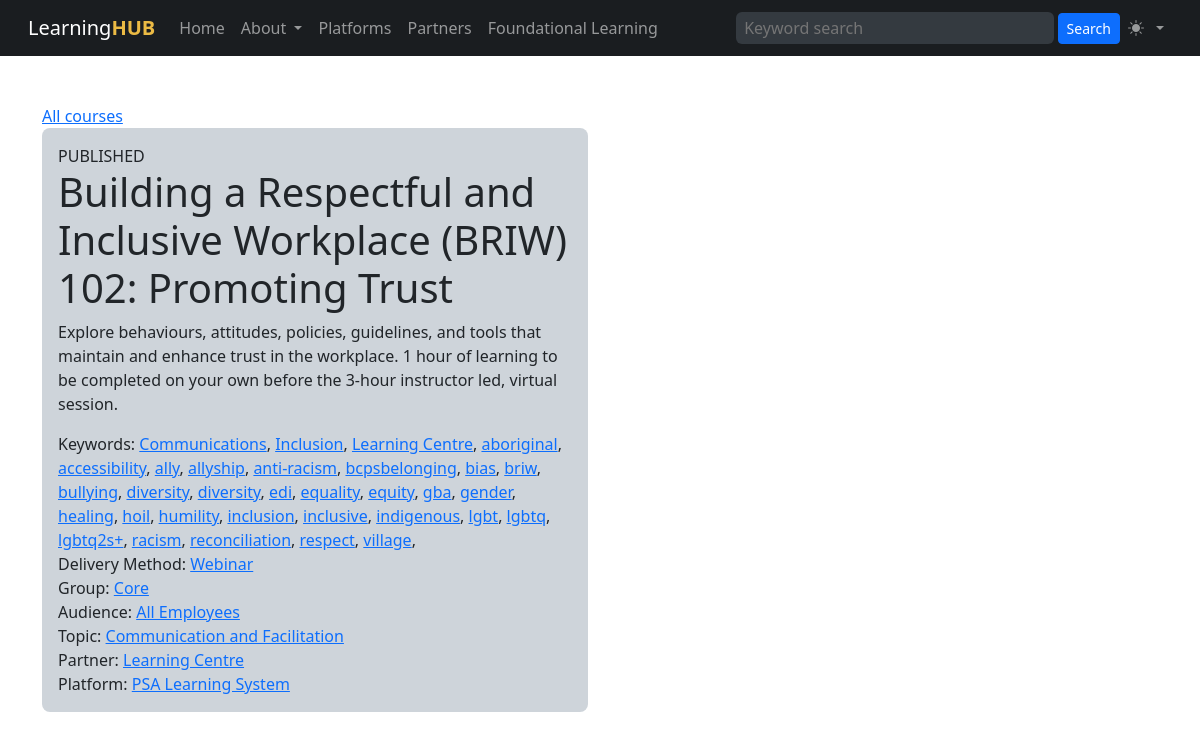
/course.php?cid=6, run on the app's committed database.
### tables this page shows
CREATE TABLE "courses" (
    "id" INTEGER PRIMARY KEY AUTOINCREMENT NOT NULL,
    "status" VARCHAR NOT NULL,
    "sortorder" INTEGER,
    "name" VARCHAR NOT NULL,
    "slug" VARCHAR,
    "description" VARCHAR NOT NULL,
    "created" DATETIME NOT NULL,
    "modified" DATETIME,
    "platform_last_updated" DATETIME,
    "expiry_date" DATETIME,
    "user_idir" VARCHAR,
    "course_id" INTEGER,
    "weight" INTEGER,
    "url" VARCHAR,
    "search" TEXT,
    "keywords" VARCHAR,
    "refresh_cycle" TEXT,
    "partner_id" INTEGER,
    "platform_id" INTEGER,
    "dmethod_id" INTEGER,
    "group_id" INTEGER,
    "audience_id" INTEGER,
    "topic_id" INTEGER,
    FOREIGN KEY(partner_id) REFERENCES learning_partners(id),
    FOREIGN KEY(platform_id) REFERENCES learning_platforms(id),
    FOREIGN KEY(dmethod_id) REFERENCES delivery_methods(id),
    FOREIGN KEY(group_id) REFERENCES groups(id),
    FOREIGN KEY(audience_id) REFERENCES audiences(id),
    FOREIGN KEY(topic_id) REFERENCES topics(id)
);

CREATE TABLE "delivery_methods" (
    "id" INTEGER PRIMARY KEY AUTOINCREMENT NOT NULL,
    "created" DATETIME,
    "modified" DATETIME,
    "sortorder" INTEGER,
    "name" VARCHAR,
    "slug" VARCHAR,
    "description" VARCHAR,
    "icon" VARCHAR,
    "color" VARCHAR
);

CREATE TABLE "groups" (
    "id" INTEGER PRIMARY KEY AUTOINCREMENT NOT NULL,
    "created" DATETIME,
    "modified" DATETIME,
    "sortorder" INTEGER,
    "name" VARCHAR,
    "slug" VARCHAR,
    "description" VARCHAR,
    "icon" VARCHAR,
    "color" VARCHAR
);

CREATE TABLE "audiences" (
    "id" INTEGER PRIMARY KEY AUTOINCREMENT NOT NULL,
    "created" DATETIME,
    "modified" DATETIME,
    "sortorder" INTEGER,
    "name" VARCHAR,
    "slug" VARCHAR,
    "description" VARCHAR,
    "icon" VARCHAR,
    "color" VARCHAR
);

CREATE TABLE "topics" (
    "id" INTEGER PRIMARY KEY AUTOINCREMENT NOT NULL,
    "created" DATETIME,
    "modified" DATETIME,
    "sortorder" INTEGER,
    "name" VARCHAR,
    "slug" VARCHAR,
    "description" VARCHAR,
    "icon" VARCHAR,
    "color" VARCHAR
);

CREATE TABLE "learning_partners" (
    "id" INTEGER PRIMARY KEY AUTOINCREMENT NOT NULL,
    "created" DATETIME,
    "modified" DATETIME,
    "sortorder" INTEGER,
    "name" VARCHAR,
    "slug" VARCHAR,
    "description" VARCHAR,
    "icon" VARCHAR,
    "logo" VARCHAR,
    "color" VARCHAR,
    "url" VARCHAR,
    "admin_name" VARCHAR,
    "admin_email" VARCHAR
);

CREATE TABLE "learning_platforms" (
    "id" INTEGER PRIMARY KEY AUTOINCREMENT NOT NULL,
    "created" DATETIME,
    "modified" DATETIME,
    "sortorder" INTEGER,
    "name" VARCHAR,
    "slug" VARCHAR,
    "description" VARCHAR,
    "logo" VARCHAR,
    "icon" VARCHAR,
    "color" VARCHAR,
    "url" VARCHAR
);

### course.php (the view)
<?php
$db = new SQLite3('courses.sqlite', SQLITE3_OPEN_CREATE | SQLITE3_OPEN_READWRITE);
$db->enableExceptions(true);
?>
<?php require('template/header.php') ?>
<div class="container">
<div class="row">
<div class="col-md-6">
<div><a href="courses.php">All courses</a></div>
<?php
$cid = $_GET['cid'] ?? 0;
$sql = 'SELECT
            c.id AS cid,
            c.name AS cname,
            c.status AS cstatus,
            c.description AS cdesc,
            c.keywords AS ckeys,
            dm.id AS dmid,
            dm.name AS dmname,
            g.name AS groupname,
            g.id AS groupid,
            a.name AS audiencename,
            a.id AS audienceid,
            top.name AS topicname,
            top.id AS topicid,
            pa.name AS partnername,
            pa.id AS partnerid,
            plat.name AS platformname,
            plat.id AS platformid
        FROM
            courses c
        JOIN delivery_methods dm ON dm.id = c.dmethod_id
        JOIN groups g ON g.id = c.group_id
        JOIN audiences a ON a.id = c.audience_id
        JOIN topics top ON top.id = c.topic_id
        JOIN learning_partners pa ON pa.id = c.partner_id
        JOIN learning_platforms plat ON plat.id = c.platform_id
        WHERE c.id = ' . $cid . ';';
$statement = $db->prepare($sql);
$result = $statement->execute();
?>
<?php while ($row = $result->fetchArray()): ?>
    <div class="p-3 mb-2 bg-dark-subtle rounded-3">
        <div><?= strtoupper($row['cstatus']) ?></div>
        <h1><?= $row['cname'] ?></h1>
        <div class="mb-3"><?= $row['cdesc'] ?></div>
        <?php if(!empty($row['ckeys'])): ?>
        <?php $keys = explode(',',$row['ckeys']) ?>
        <div>
        Keywords:
        <?php foreach($keys as $k): ?>
        <a href="keyword.php?keyword=<?= $k ?>"><?= $k ?></a>,
        <?php endforeach ?>
        </div>
        <?php endif ?>
        <div>Delivery Method: <a href="filter.php?dmethod=<?= $row['dmid'] ?>"><?= $row['dmname'] ?></a></div>
        <div>Group: <a href="filter.php?group=<?= $row['groupid'] ?>"><?= $row['groupname'] ?></a></div>
        <div>Audience: <a href="filter.php?audience=<?= $row['audienceid'] ?>"><?= $row['audiencename'] ?></a></div>
        <div>Topic: <a href="filter.php?topic[]=<?= $row['topicid'] ?>"><?= $row['topicname'] ?></a></div>
        <div>Partner: <a href="filter.php?partner=<?= $row['partnerid'] ?>"><?= $row['partnername'] ?></a></div>
        <div>Platform: <a href="filter.php?platform=<?= $row['platformid'] ?>"><?= $row['platformname'] ?></a></div>
    </div>
<?php endwhile ?>
</div>
</div>
</div>
</body>
</html>

### data on the page
courses: status "PUBLISHED", name "Building a Respectful and Inclusive Workplace (BRIW) 102: Promoting Trust", description "Explore behaviours, attitudes, policies, guidelines, and tools that maintain and enhance trust in the workplace. 1 hour of learning to be completed on your own before the 3-hour instructor led, virtual session.", k "Communications", k "Inclusion", k "Learning Centre", k "aboriginal", k "accessibility", k "ally", k "allyship", k "anti-racism", k "bcpsbelonging", k "bias", k "briw", k "bullying", k "diversity", k "edi", k "equality", k "equity", k "gba", k "gender", k "healing", k "hoil", k "humility", k "inclusion", k "inclusive", k "indigenous", k "lgbt", k "lgbtq", k "lgbtq2s+", k "racism", k "reconciliation", k "respect", k "village", dmethod.name "Webinar", group.name "Core", audience.name "All Employees", topic.name "Communication and Facilitation", partner.name "Learning Centre", platform.name "PSA Learning System"
